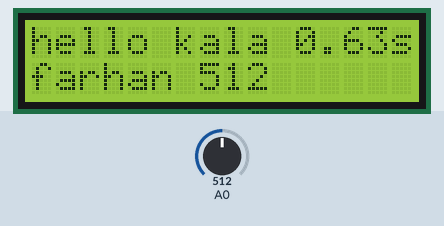
Recording of a sketch running on a simulated Arduino Uno, built with avr-gcc and run on an emulated ATmega328P. Shown: 16×2 character LCD. The test bench sets the inputs (shaded band); at power-on: A0 = 512. What the sketch prints to the serial monitor is not drawn.

Above: at 1.2 s.
1.3 s: A0 set to 716
At 2.8 s:
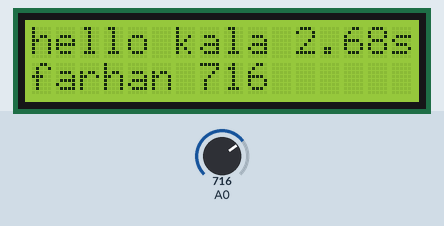
5.5 s: A0 set to 900
At 7.4 s:
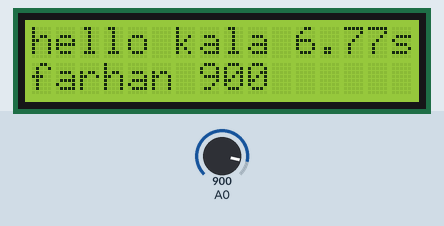
9.5 s: A0 set to 1023
At 10.8 s:
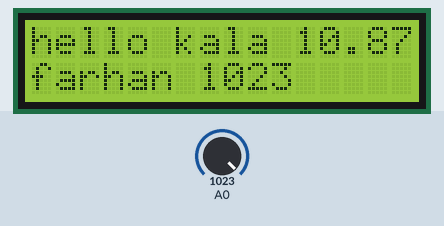
Timing chart, 0 to 12.5 s (numbered marks = the images above; inputs shaded):
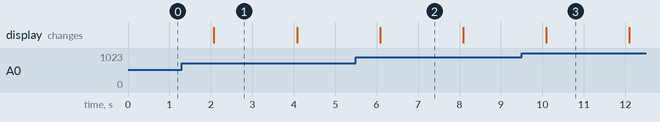

The sketch:

Code.ino
```cpp
#include <LiquidCrystal.h>
const int rs = 12, en = 11, d4 = 5, d5 = 4, d6 = 3, d7 = 2;
LiquidCrystal lcd(rs, en, d4, d5, d6, d7);
int temp,inte;
long tm,t,d;
void setup() {
 lcd.begin(16, 2);
 lcd.print("Hello world");
 Serial.begin(9600);
 pinMode(0,INPUT);//temperature sensor connected to analog 0
 analogReference(DEFAULT);
}
void loop()
{
 temp = analogRead(0); //analog reading temperature sensor values
 //inte = atoi (temp);
 //required for converting time to seconds
 tm = millis();
 t = tm/1000;
 d = tm%1000;
 Serial.flush();
 //printing time in seconds
 Serial.print("time : ");
 Serial.print(t);
 Serial.print(".");
 Serial.print(d);
 Serial.print("s\t");

 //printing temperature sensor values
 Serial.print("temperature : ");
 Serial.print(temp);
 Serial.println("f");
 lcd.setCursor (0,0);
 lcd.print ("hello kala ");
 lcd.print (t);
 lcd.print (".");
 lcd.print (d);
 lcd.print ("s\t");
 lcd.setCursor (0,1);
 lcd.print ("farhan ");
 lcd.print (temp);

 delay(2000);//delay of 2 seconds
}
```

Measured:
- what the display in image 1 shows lasts 2.0 s, from 2.1 s to 4.1 s
